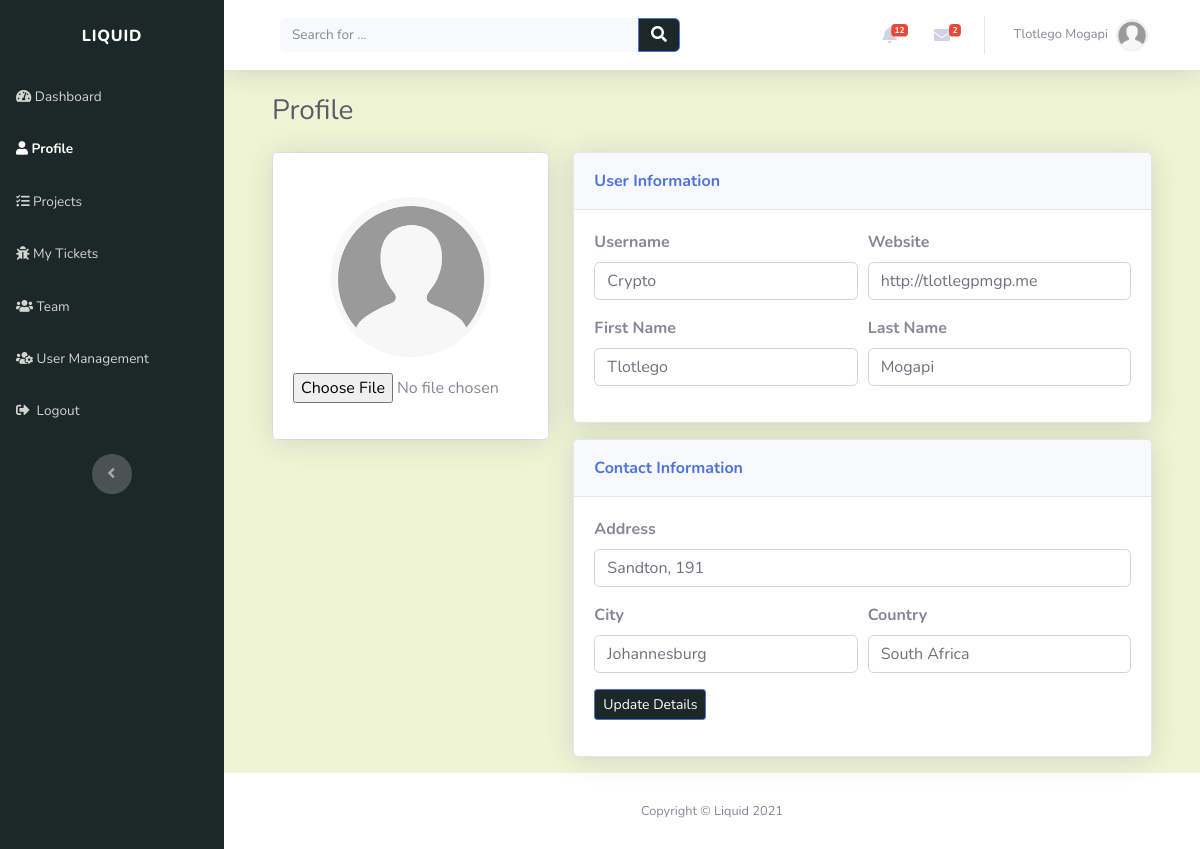
/account/profile/ (signed in), run on an earlier commit of the app's database.
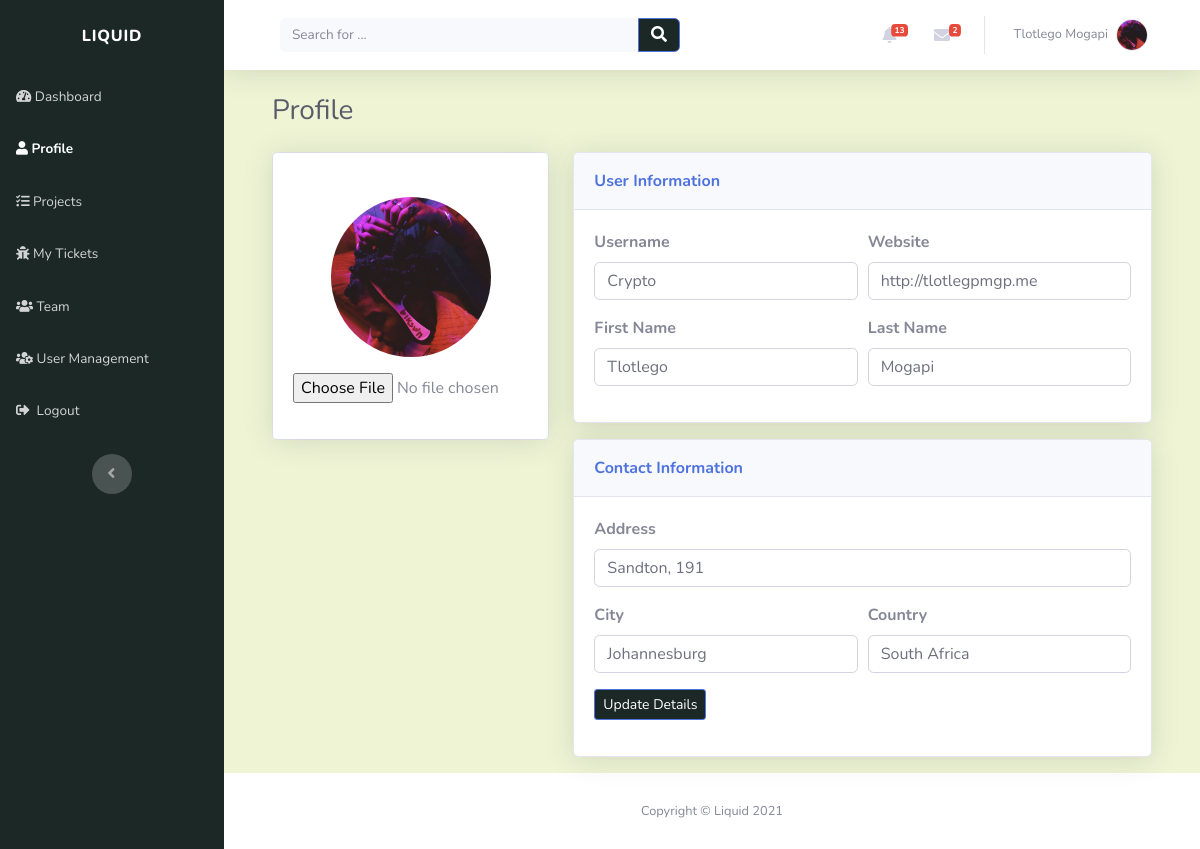
And on a later commit of the database.
### account/models.py (models this page shows, shortened)
class Profile(models.Model):
    user = models.OneToOneField(settings.AUTH_USER_MODEL, on_delete=models.CASCADE, unique=True)
    profile_picture = models.ImageField(default='profile_images/default.jpg', upload_to='profile_images', blank=True)
    website = models.URLField(blank=True)
    first_name = models.CharField(max_length=30, blank=True)
    last_name = models.CharField(max_length=30, blank=True)
    address = models.CharField(max_length=50, blank=True)
    city = models.CharField(max_length=50, blank=True)
    country = models.CharField(max_length=50, blank=True)
    slug = models.SlugField(unique=True, blank=True)

class Account(AbstractBaseUser):
    email = models.EmailField(verbose_name="email", max_length=30, unique=True)
    username = models.CharField(max_length=30, unique=True)
    date_created = models.DateTimeField(verbose_name="date created", auto_now_add=True)
    last_login = models.DateTimeField(verbose_name="last login", auto_now=True)
    is_admin = models.BooleanField(default=False)
    is_staff = models.BooleanField(default=True)
    is_active = models.BooleanField(default=True)
    is_super_user = models.BooleanField(default=False)
    USERNAME_FIELD = 'email'
    REQUIRED_FIELDS = ['username']
    objects = AccountManager()

### account/views.py (the view)
# urls.py: path('profile/', views.profile_view, name="user_profile"),
@login_required(login_url='login_page')
def profile_view(request):
    context = {}
    user = request.user
    if request.method == "POST":
        form = UserProfileForm(request.POST, request.FILES)
        if form.is_valid():
            profile = get_object_or_404(Profile, user=user)
            if request.FILES.get('profile_picture', None) is not None:
                image = request.FILES['profile_picture']
                profile.profile_picture = image
            profile.first_name = form.cleaned_data["first_name"]
            profile.last_name = form.cleaned_data["last_name"]
            profile.website = form.cleaned_data["website"]
            profile.address = form.cleaned_data["address"]
            profile.city = form.cleaned_data["city"]
            profile.country = form.cleaned_data["country"]
            profile.save()
            user.username = form.cleaned_data["username"]
            user.save()
            return redirect('user_profile')
    else:
        profile = get_object_or_404(Profile, user=user)
        form = UserProfileForm(initial={'username': user.username, 'website': profile.website, 'first_name': profile.first_name,
                                        'last_name': profile.last_name, 'address': profile.address, 'city': profile.city, 'country': profile.country})
        context['user'] = user
        if profile:
            context['form'] = form
    return render(request, "account/profile.html", context)

### account/forms.py
class UserProfileForm(forms.Form):
    profile_picture = forms.ImageField(widget=forms.FileInput(attrs={'style': "border-color: rgb(28, 40, 38)"}), required=False)
    username = forms.CharField(max_length=30, widget=forms.TextInput(attrs={'class': profile_form, 'name': "username"}), required=False)
    first_name = forms.CharField(max_length=30, widget=forms.TextInput(attrs={'class': profile_form, 'name': "first_name"}), required=False)
    last_name = forms.CharField(max_length=30, widget=forms.TextInput(attrs={'class': profile_form, 'name': "last_name"}), required=False)
    website = forms.URLField(max_length=30, widget=forms.URLInput(attrs={'class': profile_form, 'name': "website"}), required=False)
    address = forms.CharField(max_length=30, widget=forms.TextInput(attrs={'class': profile_form, 'name': "address"}), required=False)
    city = forms.CharField(max_length=30, widget=forms.TextInput(attrs={'class': profile_form, 'name': "city"}), required=False)
    country = forms.CharField(max_length=30, widget=forms.TextInput(attrs={'class': profile_form, 'name': "country"}), required=False)

### index/custom_processors.py (called while the page is built)
def profile_processor(request):
    if request.user.is_authenticated:
        user = request.user
        user_profile = get_object_or_404(Profile, user=user)
        user_messages = DirectMessage.objects.filter(receiver=user_profile).order_by('-created_on')[:5]
        user_alerts = Alert.objects.filter(user=user_profile).order_by('-created_on')[:5]
        return {'profile': user_profile, 'direct_messages': user_messages, 'alerts': user_alerts}
    else:
        return{}

### account/templates/account/profile.html (shortened to what this page needs)
{% extends "index/header.html" %}
{% block content %}
<div class="container-fluid">
	<h3 class="text-dark mb-4">Profile</h3>
	<form method="POST" action="{% url 'user_profile' %}" enctype="multipart/form-data">
		<div class="row mb-3">
			<div class="col-lg-4">
				<div class="card mb-3">
					<div class="card-body text-center shadow">
						<img
							class="rounded-circle mb-3 mt-4"
							src="{{profile.profile_picture.url}}"
							width="160"
							height="160"
							alt="user profile"
						/>
						<div class="mb-3">
							{{ form.profile_picture }}
						</div>
					</div>
				</div>
			</div>
			<div class="col-lg-8">
				<div class="row">
					<div class="col">
						<div class="card shadow mb-3">
							<div class="card-header py-3">
								<p class="text-primary m-0 font-weight-bold" style="color: rgb(28, 40, 38)">
									User Information
								</p>
							</div>
							<div class="card-body">
									<div class="form-row">
										<div class="col">
											<div class="form-group">
												<label for="username"><strong>Username</strong></label
												>{{ form.username }}
											</div>
										</div>
										<div class="col">
											<div class="form-group">
												<label for="email"><strong>Website</strong></label
												>{{ form.website }}
											</div>
										</div>
									</div>
									<div class="form-row">
										<div class="col">
											<div class="form-group">
												<label for="first_name"><strong>First Name</strong></label
												>{{ form.first_name }}
											</div>
										</div>
										<div class="col">
											<div class="form-group">
												<label for="last_name"><strong>Last Name</strong></label
												>{{ form.last_name }}
											</div>
										</div>
									</div>
								</div>
							</div>
							<div class="card shadow">
								<div class="card-header py-3">
									<p class="text-primary m-0 font-weight-bold" style="color: rgb(28, 40, 38)">
										Contact Information
									</p>
								</div>
								<div class="card-body">
									<div class="form-group">
										<label for="address"><strong>Address</strong></label
										>{{ form.address }}
									</div>
									<div class="form-row">
										<div class="col">
											<div class="form-group">
												<label for="city"><strong>City</strong></label
												>{{ form.city }}
											</div>
										</div>
										<div class="col">
											<div class="form-group">
												<label for="country"><strong>Country</strong></label
												>{{ form.country }}
											</div>
										</div>
									</div>
									<div class="form-group">
										<button
											class="btn btn-primary btn-sm"
											type="submit"
											style="background: rgb(28, 40, 38)"
										>
											Update&nbsp;Details
										</button>
									</div>
								</div>
							</div>
						</form>
					</div>
				</div>
			</div>
		</div>
</div>
{% endblock %}

### index/templates/index/header.html (shortened to what this page needs)
{% load static %}
<!DOCTYPE html>
<html lang="en">
	<head>
		<link rel="stylesheet" href="{% static 'index/bootstrap/css/bootstrap.min.css' %}" />
		<link rel="stylesheet" href="https://use.fontawesome.com/releases/v5.12.0/css/all.css" />
		<link
			rel="stylesheet"
			href="https://cdnjs.cloudflare.com/ajax/libs/font-awesome/4.7.0/css/font-awesome.min.css"
		/>
		<link rel="stylesheet" href="{% static 'index/fonts/fontawesome5-overrides.min.css' %}" />
	</head>
	<body id="page-top">
		<div id="wrapper">
			{% include "index/snippets/sidebar.html" %}
			<div class="d-flex flex-column" id="content-wrapper">
				<div id="content" style="background: rgb(238, 244, 212)">
					{% include "index/snippets/navbar.html" %}
					<div class="container-fluid">{% block content %} {% endblock %}</div>
				<footer class="bg-white sticky-footer">
					<div class="container my-auto">
						<div class="text-center my-auto copyright"><span>Copyright © Liquid 2021</span></div>
					</div>
				</footer>
	</body>
</html>

### index/templates/index/snippets/sidebar.html (shortened to what this page needs)
<nav
	class="navbar navbar-dark align-items-start sidebar sidebar-dark accordion bg-gradient-primary p-0"
	style="background: rgb(28, 40, 38)"
>
	<div class="container-fluid d-flex flex-column p-0">
		<a class="navbar-brand d-flex sidebar-brand m-0" href="{% url 'index_page' %}">
			<div class="sidebar-brand-text mx-3"><span>Liquid</span></div>
		</a>
		<ul class="nav navbar-nav text-light" id="accordionSidebar">
			<li class="nav-item">
				<a
					class="nav-link {%if request.resolver_match.url_name == 'index_page' %}active{% endif %}"
					href="{% url 'index_page' %}"
					><em class="fas fa-tachometer-alt"></em><span>&nbsp;Dashboard</span></a
				>
			</li>
			<li class="nav-item">
				{% with 'user_profile view_profile' as urls %}
				<a
					class="nav-link {% if request.resolver_match.url_name in urls %}active{% endif %}"
					href="{% url 'user_profile' %}"
					><em class="fas fa-user"></em><span>&nbsp;Profile</span></a
				>
				{% endwith %}
			</li>
			<li class="nav-item">
				{% with 'projects_page add_project edit_project view_project manage_roles' as urls %}
				<a
					class="nav-link {% if request.resolver_match.url_name in urls %}active{% endif %}"
					href="{% url 'projects_page' %}"
					><em class="fas fa-tasks"></em><span>&nbsp;Projects</span></a
				>
				{% endwith %}
			</li>
			<li class="nav-item">
				{% with 'tickets_page add_ticket edit_ticket view_ticket' as urls %}
				<a
					class="nav-link {% if request.resolver_match.url_name in urls %}active{%endif%}"
					href="{% url 'tickets_page' %}"
					><em class="fas fa-bug"></em><span>&nbsp;My Tickets</span></a
				>
				{% endwith %}
			</li>
			<li class="nav-item">
				{% with 'team_page' as urls %}
				<a
					class="nav-link {% if request.resolver_match.url_name in urls %}active{%endif%}"
					href="{% url 'team_page' %}"
					><em class="fas fa-users"></em><span>&nbsp;Team</span></a
				>
				{% endwith %}
			</li>
			{% if request.user.is_admin %}
			<li class="nav-item">
				{% with 'user_management' as urls %}
				<a
					class="nav-link {% if request.resolver_match.url_name in urls %}active{%endif%}"
					href="{% url 'user_management' %}"
					><em class="fas fa-users-cog"></em><span>&nbsp;User Management</span></a
				>
				{% endwith %}
			</li>
			{% endif %}
			<li class="nav-item">
				<a class="nav-link" href="{% url 'logout' %}"
					><em class="fas fa-sign-out-alt"></em><span>&nbsp;&nbsp;Logout</span></a
				>
			</li>
		</ul>
		<div class="text-center d-none d-md-inline">
			<button class="btn rounded-circle border-0" id="sidebarToggle" type="button"></button>
		</div>
	</div>
</nav>

### index/templates/index/snippets/navbar.html (shortened to what this page needs)
<nav
	class="navbar navbar-light navbar-expand bg-white shadow mb-4 topbar static-top"
	style="background: rgb(238, 244, 212)"
>
	<div class="container-fluid">
		<div class="container-fluid">
			<form
				method="GET"
				action="{% url 'index_page' %}"
				target="_self"
				class="form-inline d-none d-sm-inline-block mr-auto ml-md-3 my-2 my-md-0 mw-100 navbar-search"
			>
				<div class="input-group">
					<input
						class="bg-light form-control border-0 small"
						type="search"
						placeholder="Search for ..."
						value="{{query}}"
						name="q"
					/>
					<div class="input-group-append">
						<button class="btn btn-primary py-0" type="submit" style="background: rgb(28, 40, 38)">
							<em class="fas fa-search"></em>
						</button>
					</div>
				</div>
			</form>
			<ul class="nav navbar-nav flex-nowrap ml-auto">
				<li class="nav-item dropdown no-arrow mx-1">
					<div class="nav-item dropdown no-arrow">
						<a class="dropdown-toggle nav-link" data-toggle="dropdown" aria-expanded="false" href="#"
							>{% if alerts %}<span class="badge badge-danger badge-counter"
								>{{profile.alert_set.all.count}}</span
							>
							{%endif%}<em class="fas fa-bell fa-fw"></em
						></a>
					</div>
				</li>
				<li class="nav-item dropdown no-arrow mx-1">
					<div class="nav-item dropdown no-arrow">
						<a class="dropdown-toggle nav-link" data-toggle="dropdown" aria-expanded="false" href="#"
							><em class="fas fa-envelope fa-fw"></em>{% if direct_messages %}<span
								class="badge badge-danger badge-counter"
								>{{profile.direct_messages.all.count}}</span
							>{%endif%}</a
						>
					</div>
				</li>
				<li class="nav-item dropdown no-arrow">
					<div class="nav-item dropdown no-arrow">
						<a class="dropdown-toggle nav-link" data-toggle="dropdown" aria-expanded="false" href="#"
							><span class="d-none d-lg-inline mr-2 text-gray-600 small">
								{% if profile.first_name and profile.last_name %} {{profile.first_name}}
								{{profile.last_name}} {% else %} {{user}} {%endif%}
							</span>
							<img
								class="border rounded-circle img-profile"
								src="{{profile.profile_picture.url}}"
								alt="user image"
							/>
						</a>
					</div>
				</li>
			</ul>
		</div>
	</div>
</nav>

What changed in the data, as far as the page shows it:
changed Profile "Tlotlego": alert_set.all.count "12" → "13"; profile_picture: picture added in place of a placeholder
